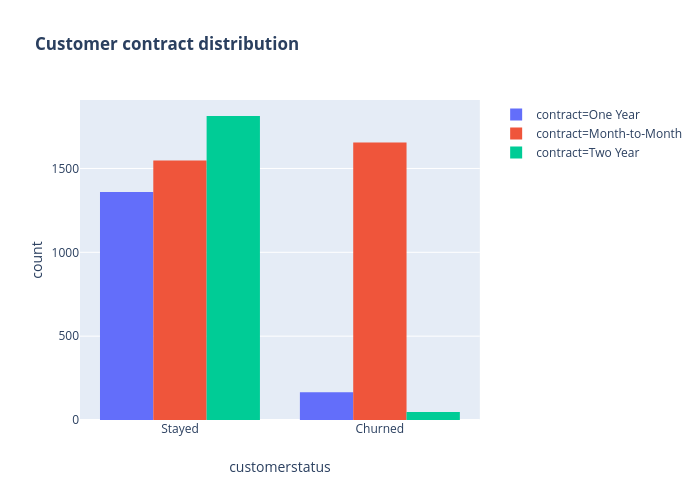

Source (notebook cell):
### Code cell
fig = px.histogram(df, x="customerstatus", color = "contract", barmode = "group", title = "<b>Customer contract distribution<b>")
fig.update_layout(width=700, height=500, bargap=0.2)
fig.show()

### Figure 1 — Plotly figure (JSON) as saved in the notebook; plotly's stock layout.template omitted (floating-point values rounded to 4 significant figures; data arrays with more than 128 entries replaced by an {"elided": "..."} marker saying what was removed)
{"data": [{"alignmentgroup": "True", "bingroup": "x", "hoverlabel": {"namelength": 0}, "hovertemplate": "contract=One Year<br>customerstatus=%{x}<br>count=%{y}", "legendgroup": "contract=One Year", "marker": {"color": "#636efa"}, "name": "contract=One Year", "offsetgroup": "contract=One Year", "orientation": "v", "showlegend": true, "type": "histogram", "x": {"elided": "1526 str values"}, "xaxis": "x", "yaxis": "y"}, {"alignmentgroup": "True", "bingroup": "x", "hoverlabel": {"namelength": 0}, "hovertemplate": "contract=Month-to-Month<br>customerstatus=%{x}<br>count=%{y}", "legendgroup": "contract=Month-to-Month", "marker": {"color": "#EF553B"}, "name": "contract=Month-to-Month", "offsetgroup": "contract=Month-to-Month", "orientation": "v", "showlegend": true, "type": "histogram", "x": {"elided": "3202 str values"}, "xaxis": "x", "yaxis": "y"}, {"alignmentgroup": "True", "bingroup": "x", "hoverlabel": {"namelength": 0}, "hovertemplate": "contract=Two Year<br>customerstatus=%{x}<br>count=%{y}", "legendgroup": "contract=Two Year", "marker": {"color": "#00cc96"}, "name": "contract=Two Year", "offsetgroup": "contract=Two Year", "orientation": "v", "showlegend": true, "type": "histogram", "x": {"elided": "1861 str values"}, "xaxis": "x", "yaxis": "y"}], "layout": {"bargap": 0.2, "barmode": "group", "height": 500, "legend": {"tracegroupgap": 0}, "title": {"text": "<b>Customer contract distribution<b>"}, "width": 700, "xaxis": {"anchor": "y", "domain": [0, 0.98], "title": {"text": "customerstatus"}}, "yaxis": {"anchor": "x", "domain": [0, 1], "title": {"text": "count"}}}}
